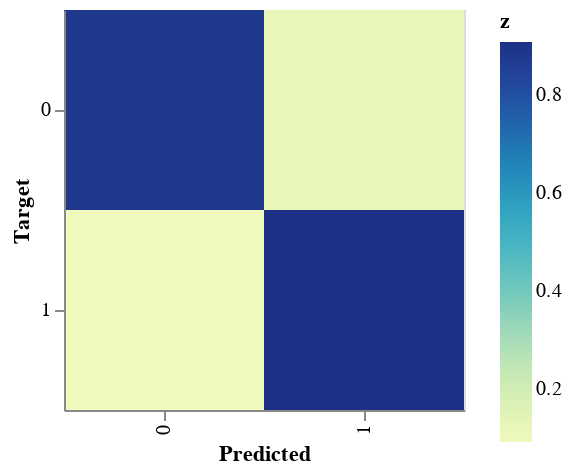

This figure's notebook cell:
### Code cell
confusion_graph(confusion(blueWinModel, x_test, y_test, np.unique(y_test)), np.unique(y_test))

### Figure 1 — Vega-Lite specification as saved in the notebook (floating-point values rounded to 4 significant figures)
{"config": {"view": {"continuousWidth": 400, "continuousHeight": 300}}, "data": {"name": "data-b478ed2913ade4f5b7443f3a3f58e62d"}, "mark": "rect", "encoding": {"color": {"type": "quantitative", "field": "z"}, "x": {"type": "nominal", "field": "x", "title": "Predicted"}, "y": {"type": "nominal", "field": "y", "title": "Target"}}, "height": 200, "width": 200, "$schema": "https://vega.github.io/schema/vega-lite/v4.8.1.json", "datasets": {"data-b478ed2913ade4f5b7443f3a3f58e62d": [{"x": 0, "y": 0, "z": 0.8842}, {"x": 1, "y": 0, "z": 0.1158}, {"x": 0, "y": 1, "z": 0.09124}, {"x": 1, "y": 1, "z": 0.9088}]}}
